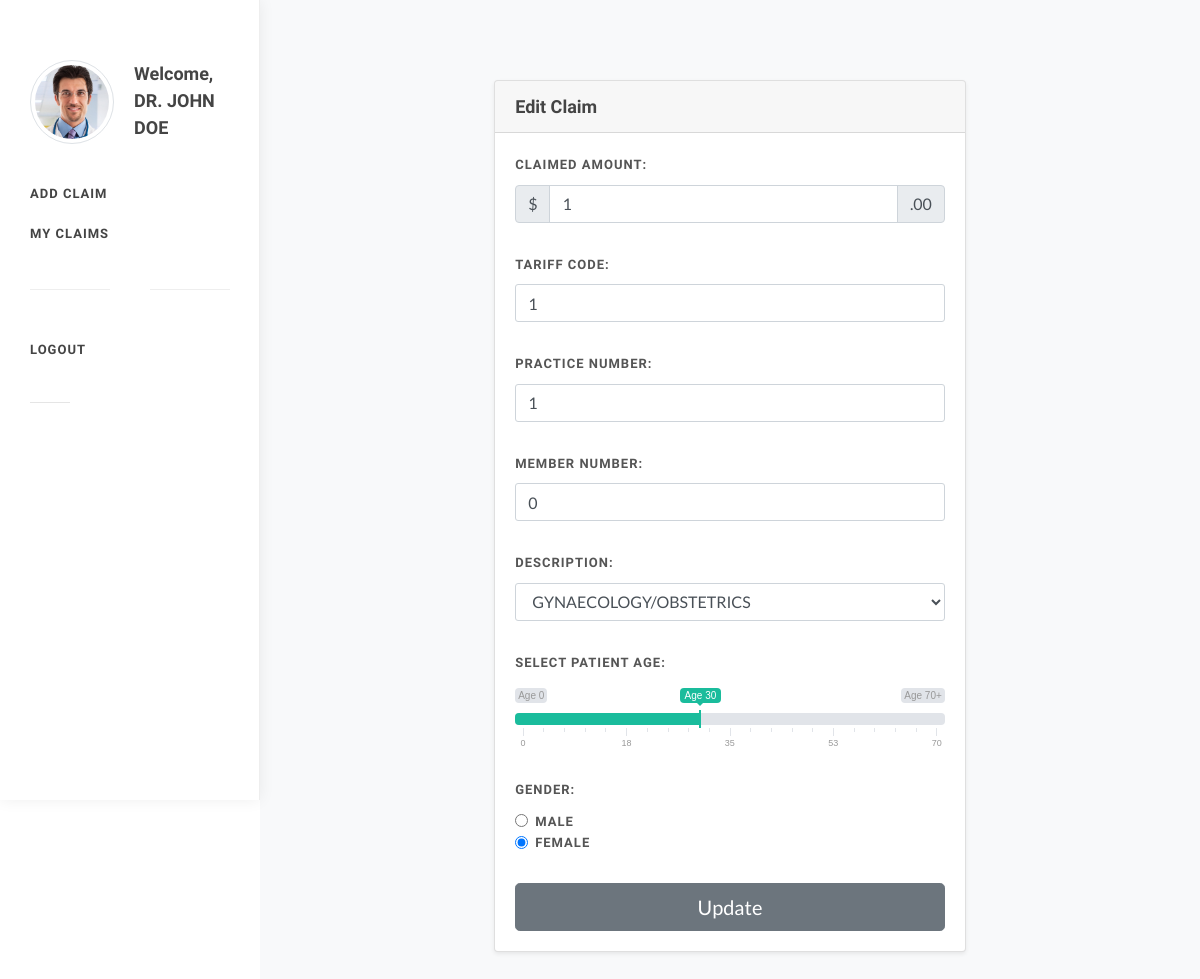
Before: /doctorClaim/4 (signed in) with the older database file.
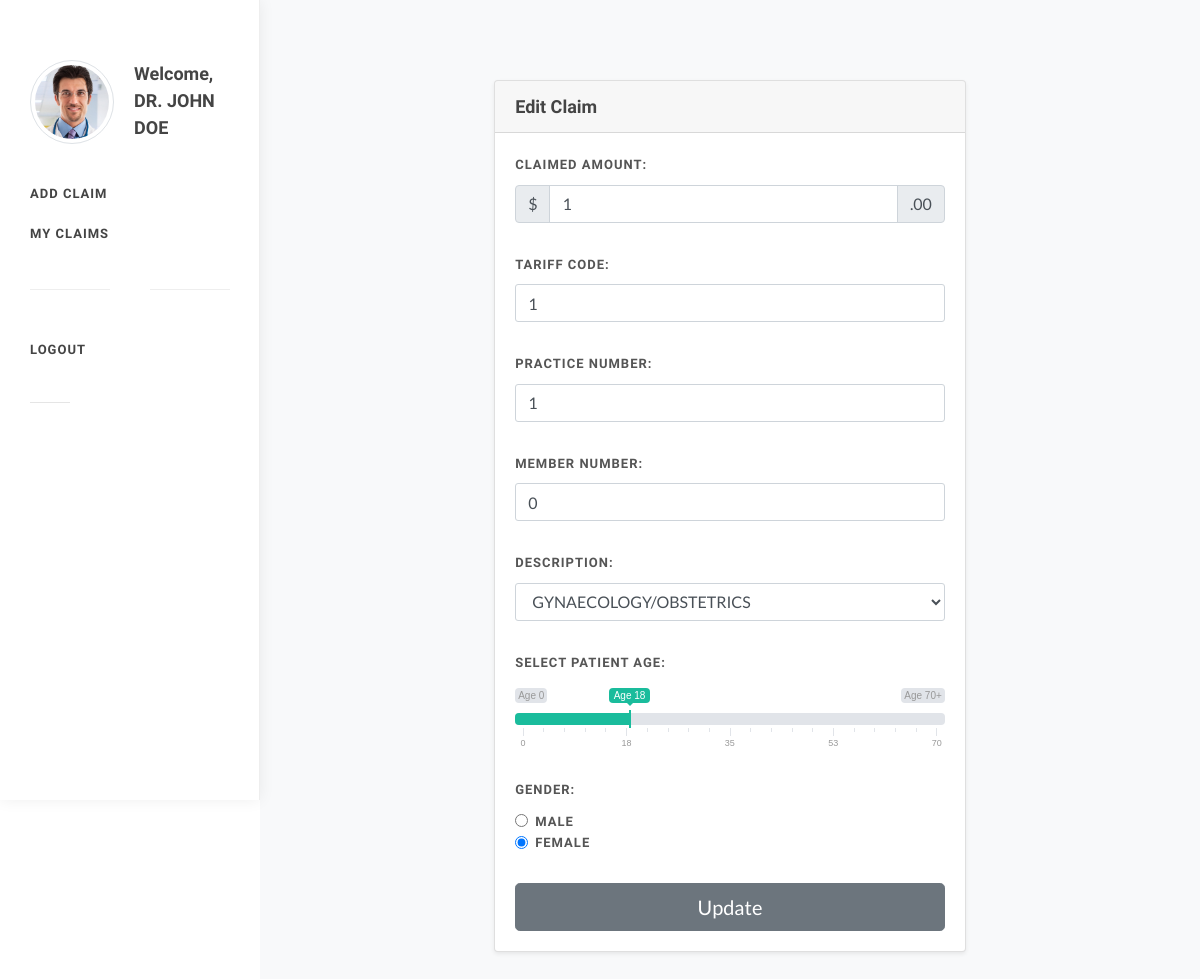
After: the same page with the newer database file.
### claim/models.py (models this page shows)
class Claim(models.Model):
    doctor = models.ForeignKey(Account, on_delete=models.CASCADE)
    claimed = models.IntegerField()
    age = models.IntegerField()
    gender = models.CharField(max_length=50)
    practice = models.IntegerField()
    member = models.IntegerField(default=0)
    description = models.CharField(max_length=50)
    tariff = models.IntegerField()
    approval = models.CharField(max_length=50)
    confidence = models.FloatField(blank=True, null=True)
    trees = models.CharField(max_length=50)
    forest = models.CharField(max_length=50)
    created_at = models.DateTimeField(auto_now_add=True)
    updated_at = models.DateTimeField(auto_now=True)
    class Meta:
        ordering = ('-updated_at',)

### claim/views.py (the view, shortened to what this page needs)
# urls.py: path('doctorClaim/<int:claim_id>', views.doctorHomeUpdate, name='claim-update'),
def doctorHomeUpdate(request, claim_id):
    user = request.user
    account = Account.objects.get(user = user)
    oldClaim = Claim.objects.get(id =claim_id)
    if account.accountType == 'Doctor':
        return render(request, "claim/myClaimUpdate.html", {"claims":oldClaim, 'account':account})
    return render(request, "claim/login.html")

### claim/templates/claim/myClaimUpdate.html (shortened to what this page needs)
{% extends 'claim/docSide.html' %}
{% block body %}
		<section id="content">
			<div class="content-wrap bg-light">
				<div class="container">
					<div class="row justify-content-center">
						<div class="col-lg-7 col-md-10">
							<div class="card shadow-sm">
								<div class="card-header">
									<h4 class="mb-0">Edit Claim</h4>
								</div>
								<div class="card-body">
									<div class="form-windget">
										<form class="nobottommargin" id="" name="template-contactform" action method="post" enctype="multipart/form-data">
											<div class="row">
												<div class="col-12 bottommargin-sm">
													<label for="template-contactform-budget">Claimed Amount:</label>
													<div class="input-group">
													<div class="input-group-prepend">
														<span class="input-group-text">$</span>
													</div>
													<input id="template-contactform-budget" name="claim" value='{{claims.claimed}}' type="number" class="form-control" aria-label="Amount (to the nearest dollar)" placeholder="Enter Claimed Amount" required>
														<div class="input-group-append">
															<span class="input-group-text">.00</span>
														</div>
													</div>
												</div>
												<div class="col-12 bottommargin-sm">
													<label for="template-contactform-phone">Tariff Code:</label>
													<input type="number" id="template-contactform-phone" name="tariff" value='{{claims.tariff}}'class="form-control" placeholder="Enter Practice Number" required/>
												</div>
												<div class="col-12 bottommargin-sm">
													<label for="template-contactform-phone">Practice Number:</label>
													<input type="number" id="template-contactform-phone" name="practice" value='{{claims.practice}}'class="form-control" placeholder="Enter Practice Number" required/>
												</div>
												<div class="col-12 bottommargin-sm">
													<label for="template-contactform-phone">Member Number:</label>
													<input type="number" id="template-contactform-phone" name="member" value='{{claims.member}}'class="form-control" placeholder="Enter Practice Number" required/>
												</div>
												<div class="col-12 bottommargin-sm">
													<label for="template-contactform-default-select">Description:</label>
													<select id="template-contactform-default-select" value='{{claims.description}}' name="description" class="form-control" required>
														<option value="GYNAECOLOGY/OBSTETRICS" {% if claims.description == 'GYNAECOLOGY/OBSTETRICS' %}selected {% endif %}>GYNAECOLOGY/OBSTETRICS</option>
													</select>
												</div>
												<div class="col-12 bottommargin-sm">
													<label for="template-contactform-age" class="mb-3 clearfix">Select Patient Age:</label>
													<input id="template-contactform-age" value='{{claims.age}}'name="age" class="range_01 input-range-slider" required/>
												</div>
												<div class="col-12 bottommargin-sm">
													<label>Gender:</label>
													<div class="form-check">
														<input class="form-check-input" type="radio" name="gender" id="template-contactform-radio-label2" value="M" {% if claims.gender == 'M' %}checked {% endif %}>
														<label class="form-check-label" for="template-contactform-radio-label2">Male</label>
													</div>
													<div class="form-check">
														<input class="form-check-input" type="radio" name="gender" id="template-contactform-radio-label3" value="F" {% if claims.gender == 'F' %}checked {% endif %}>
														<label class="form-check-label" for="template-contactform-radio-label3">Female</label>
													</div>
												</div>
												<div class="col-12">
													<button type="submit" name="template-contactform-submit" class="btn btn-secondary btn-block btn-lg">Update</button>
												</div>
											</div>
										</form>
									</div>
								</div>
							</div>
						</div>
					</div>
				</div>
			</div>
		</section>
{% endblock %}

Changed rows visible on the page:
changed Claim "GYNAECOLOGY/OBSTETRICS": age "30" → "18"
Other visible differences:
text written by a page script: "Age 0 Age 70+ Age 30 0 18 35 53 70" → "Age 0 Age 70+ Age 18 0 18 35 53 70"
